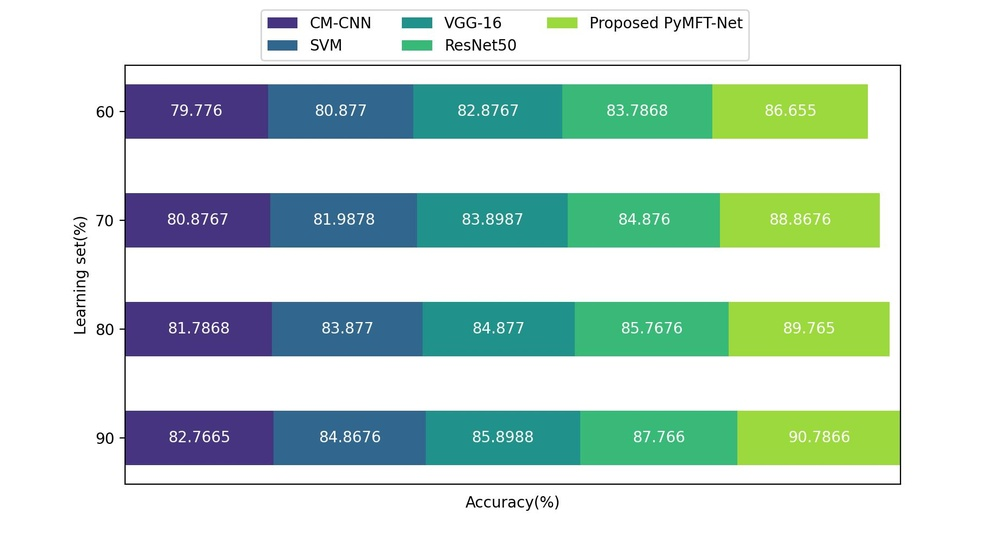
#> input picture MAIN/graph/1.jpg, 1000 x 544 px, shrunk from 1839 x 1000 before the run, found by its file name
$ python Result_graphs.py
#> lines starting #> are read from the running program, lines starting #| are printed output that depends on the picture
from PIL import Image
import Main

# open method used to open different extension image file
im1 = Image.open(r"graph\1.jpg")
#> im1 is the input picture: PIL image 1000x544 RGB; mean R, G, B 198, 218.1, 210.7
im2 = Image.open(r"graph\2.jpg")
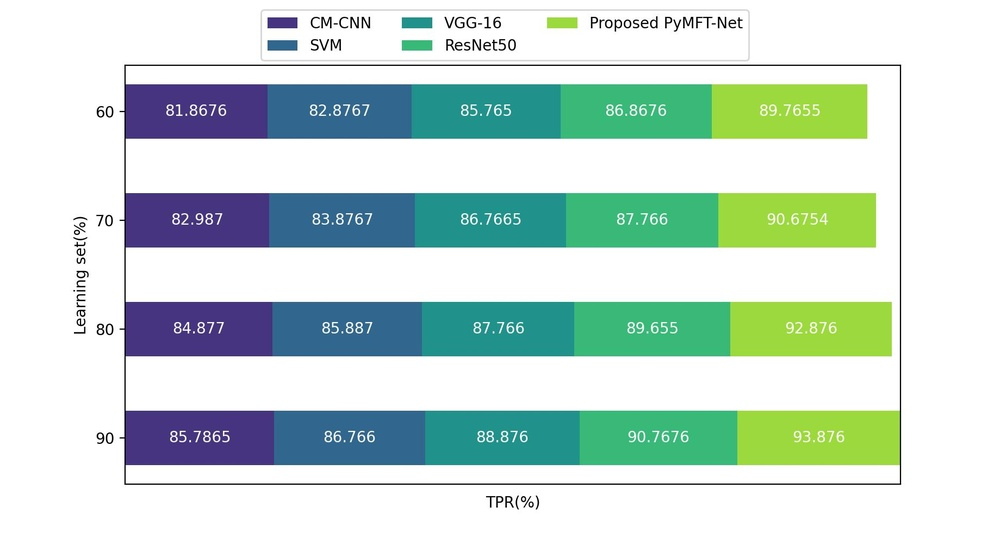
#> input picture MAIN/graph/2.jpg, 1000 x 544 px, shrunk from 1839 x 1000 before the run, found by its file name
#> im2 is the input picture: PIL image 1000x544 RGB; mean R, G, B 198, 218.2, 210.8
im3 = Image.open(r"graph\3.jpg")
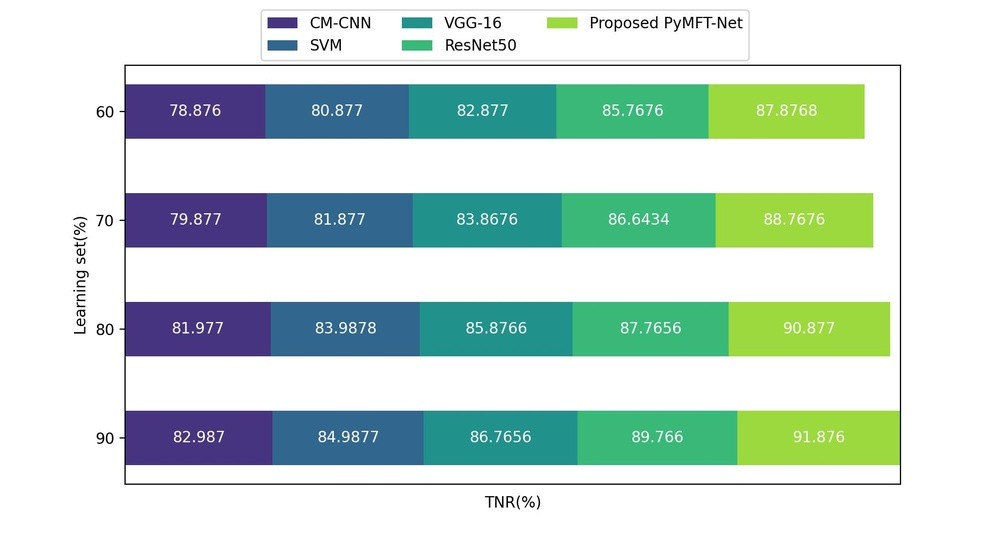
#> input picture MAIN/graph/3.jpg, 1000 x 544 px, shrunk from 1839 x 1000 before the run, found by its file name
#> im3 is the input picture: PIL image 1000x544 RGB; mean R, G, B 198.1, 218.4, 210.8
im4 = Image.open(r"graph\4.jpg")
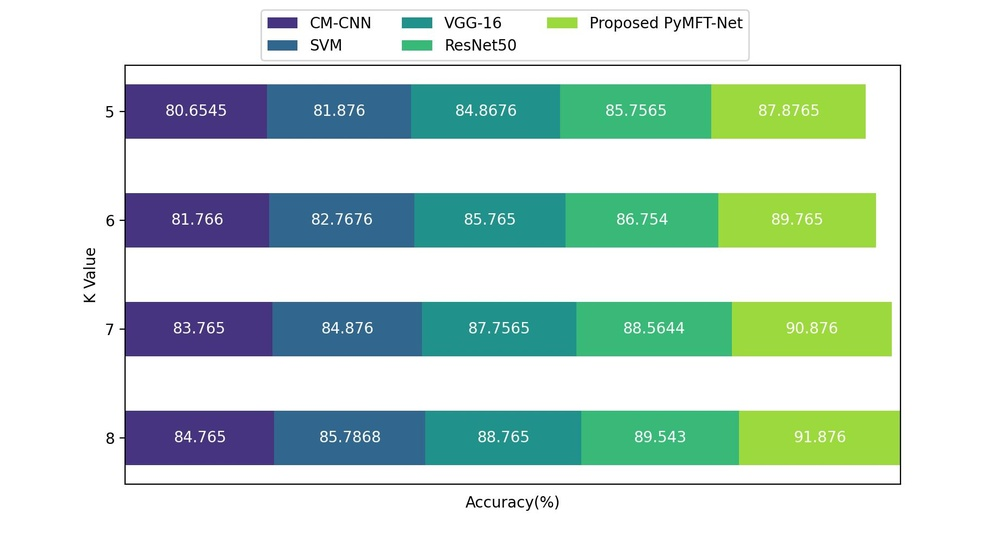
#> input picture MAIN/graph/4.jpg, 1000 x 544 px, shrunk from 1839 x 1000 before the run, found by its file name
#> im4 is the input picture: PIL image 1000x544 RGB; mean R, G, B 198.1, 218.3, 210.9
im5 = Image.open(r"graph\5.jpg")
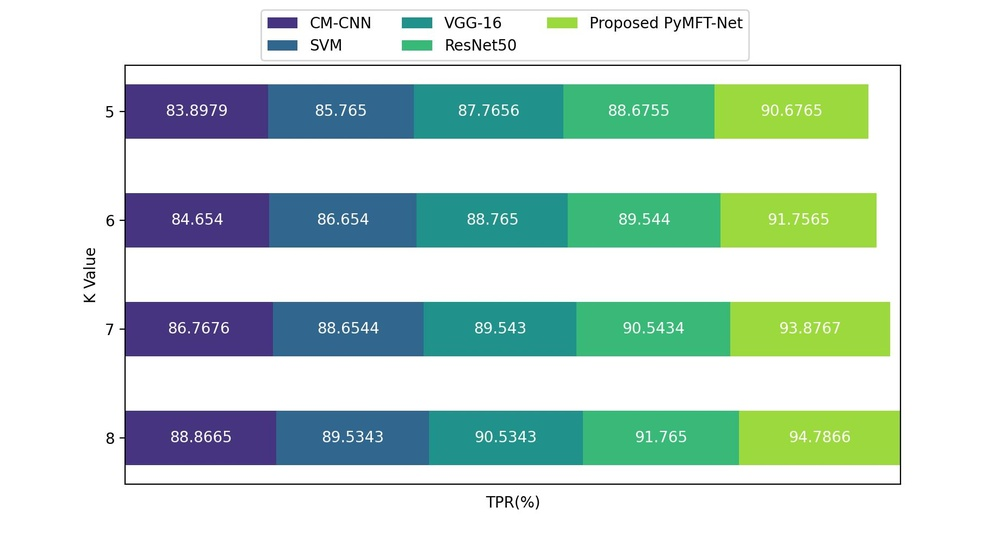
#> input picture MAIN/graph/5.jpg, 1000 x 544 px, shrunk from 1839 x 1000 before the run, found by its file name
#> im5 is the input picture: PIL image 1000x544 RGB; mean R, G, B 198.1, 218.3, 211
im6 = Image.open(r"graph\6.jpg")
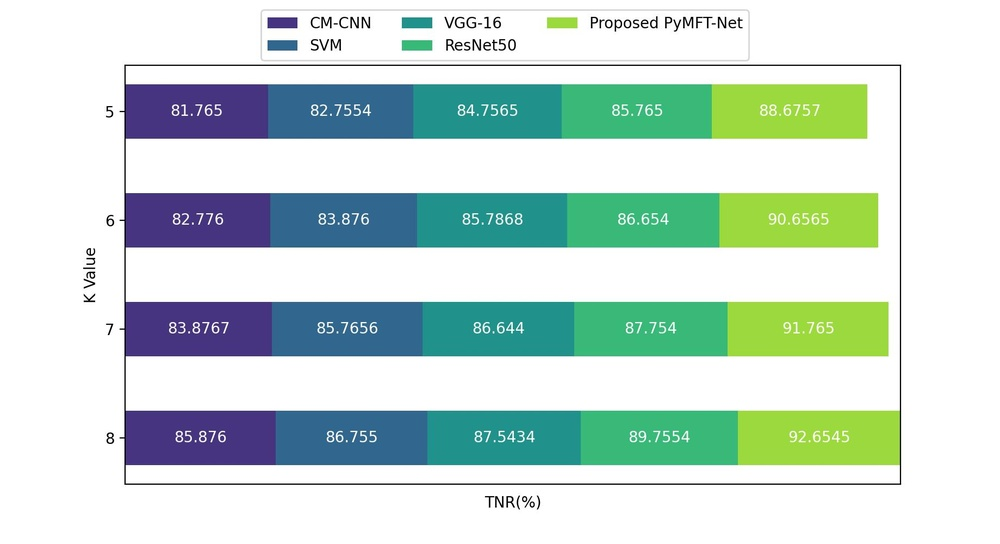
#> input picture MAIN/graph/6.jpg, 1000 x 544 px, shrunk from 1839 x 1000 before the run, found by its file name
#> im6 is the input picture: PIL image 1000x544 RGB; mean R, G, B 198.2, 218.3, 210.9
#> (the run stopped early here; a loop or call above may not have finished)
